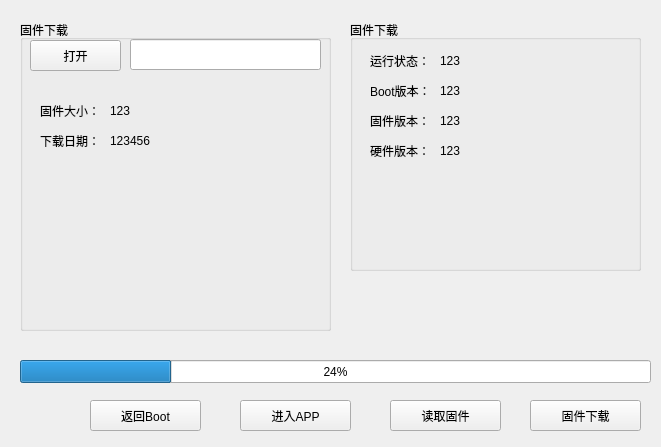
<?xml version="1.0" encoding="UTF-8"?>
<ui version="4.0">
 <class>SCFirmwareUpgrade</class>
 <widget class="QWidget" name="SCFirmwareUpgrade">
  <property name="geometry">
   <rect>
    <x>0</x>
    <y>0</y>
    <width>661</width>
    <height>447</height>
   </rect>
  </property>
  <property name="windowTitle">
   <string>Form</string>
  </property>
  <widget class="QGroupBox" name="groupBox">
   <property name="geometry">
    <rect>
     <x>20</x>
     <y>20</y>
     <width>311</width>
     <height>311</height>
    </rect>
   </property>
   <property name="title">
    <string>固件下载</string>
   </property>
   <widget class="QToolButton" name="tbnOpenFile">
    <property name="geometry">
     <rect>
      <x>10</x>
      <y>20</y>
      <width>91</width>
      <height>31</height>
     </rect>
    </property>
    <property name="text">
     <string>打开</string>
    </property>
   </widget>
   <widget class="QLineEdit" name="leFileAddress">
    <property name="geometry">
     <rect>
      <x>110</x>
      <y>19</y>
      <width>191</width>
      <height>31</height>
     </rect>
    </property>
   </widget>
   <widget class="QLabel" name="label">
    <property name="geometry">
     <rect>
      <x>20</x>
      <y>80</y>
      <width>81</width>
      <height>21</height>
     </rect>
    </property>
    <property name="text">
     <string>固件大小：</string>
    </property>
   </widget>
   <widget class="QLabel" name="label_2">
    <property name="geometry">
     <rect>
      <x>20</x>
      <y>110</y>
      <width>81</width>
      <height>21</height>
     </rect>
    </property>
    <property name="text">
     <string>下载日期：</string>
    </property>
   </widget>
   <widget class="QLabel" name="lbFirmwareSize">
    <property name="geometry">
     <rect>
      <x>90</x>
      <y>80</y>
      <width>181</width>
      <height>21</height>
     </rect>
    </property>
    <property name="text">
     <string>123</string>
    </property>
   </widget>
   <widget class="QLabel" name="lbDateTime">
    <property name="geometry">
     <rect>
      <x>90</x>
      <y>110</y>
      <width>181</width>
      <height>21</height>
     </rect>
    </property>
    <property name="text">
     <string>123456</string>
    </property>
   </widget>
  </widget>
  <widget class="QGroupBox" name="groupBox_2">
   <property name="geometry">
    <rect>
     <x>350</x>
     <y>20</y>
     <width>291</width>
     <height>251</height>
    </rect>
   </property>
   <property name="title">
    <string>固件下载</string>
   </property>
   <widget class="QLabel" name="leProgramState">
    <property name="geometry">
     <rect>
      <x>90</x>
      <y>30</y>
      <width>151</width>
      <height>21</height>
     </rect>
    </property>
    <property name="text">
     <string>123</string>
    </property>
   </widget>
   <widget class="QLabel" name="label_5">
    <property name="geometry">
     <rect>
      <x>20</x>
      <y>30</y>
      <width>71</width>
      <height>21</height>
     </rect>
    </property>
    <property name="text">
     <string>运行状态：</string>
    </property>
   </widget>
   <widget class="QLabel" name="label_7">
    <property name="geometry">
     <rect>
      <x>20</x>
      <y>60</y>
      <width>71</width>
      <height>21</height>
     </rect>
    </property>
    <property name="text">
     <string>Boot版本：</string>
    </property>
   </widget>
   <widget class="QLabel" name="leBoot">
    <property name="geometry">
     <rect>
      <x>90</x>
      <y>60</y>
      <width>151</width>
      <height>21</height>
     </rect>
    </property>
    <property name="text">
     <string>123</string>
    </property>
   </widget>
   <widget class="QLabel" name="label_9">
    <property name="geometry">
     <rect>
      <x>20</x>
      <y>90</y>
      <width>71</width>
      <height>21</height>
     </rect>
    </property>
    <property name="text">
     <string>固件版本：</string>
    </property>
   </widget>
   <widget class="QLabel" name="leFirmware">
    <property name="geometry">
     <rect>
      <x>90</x>
      <y>90</y>
      <width>151</width>
      <height>21</height>
     </rect>
    </property>
    <property name="text">
     <string>123</string>
    </property>
   </widget>
   <widget class="QLabel" name="label_11">
    <property name="geometry">
     <rect>
      <x>20</x>
      <y>120</y>
      <width>71</width>
      <height>21</height>
     </rect>
    </property>
    <property name="text">
     <string>硬件版本：</string>
    </property>
   </widget>
   <widget class="QLabel" name="leHardware">
    <property name="geometry">
     <rect>
      <x>90</x>
      <y>120</y>
      <width>151</width>
      <height>21</height>
     </rect>
    </property>
    <property name="text">
     <string>123</string>
    </property>
   </widget>
  </widget>
  <widget class="QProgressBar" name="progressBar">
   <property name="geometry">
    <rect>
     <x>20</x>
     <y>360</y>
     <width>631</width>
     <height>23</height>
    </rect>
   </property>
   <property name="value">
    <number>24</number>
   </property>
  </widget>
  <widget class="QToolButton" name="tbnReadFirmwareInfo">
   <property name="geometry">
    <rect>
     <x>390</x>
     <y>400</y>
     <width>111</width>
     <height>31</height>
    </rect>
   </property>
   <property name="text">
    <string>读取固件</string>
   </property>
  </widget>
  <widget class="QToolButton" name="tbnDownload">
   <property name="geometry">
    <rect>
     <x>530</x>
     <y>400</y>
     <width>111</width>
     <height>31</height>
    </rect>
   </property>
   <property name="text">
    <string>固件下载</string>
   </property>
  </widget>
  <widget class="QToolButton" name="tbnEnterAPP">
   <property name="geometry">
    <rect>
     <x>240</x>
     <y>400</y>
     <width>111</width>
     <height>31</height>
    </rect>
   </property>
   <property name="text">
    <string>进入APP</string>
   </property>
  </widget>
  <widget class="QToolButton" name="tbnReturnBootLoader">
   <property name="geometry">
    <rect>
     <x>90</x>
     <y>400</y>
     <width>111</width>
     <height>31</height>
    </rect>
   </property>
   <property name="text">
    <string>返回Boot</string>
   </property>
  </widget>
 </widget>
 <resources/>
 <connections/>
</ui>
